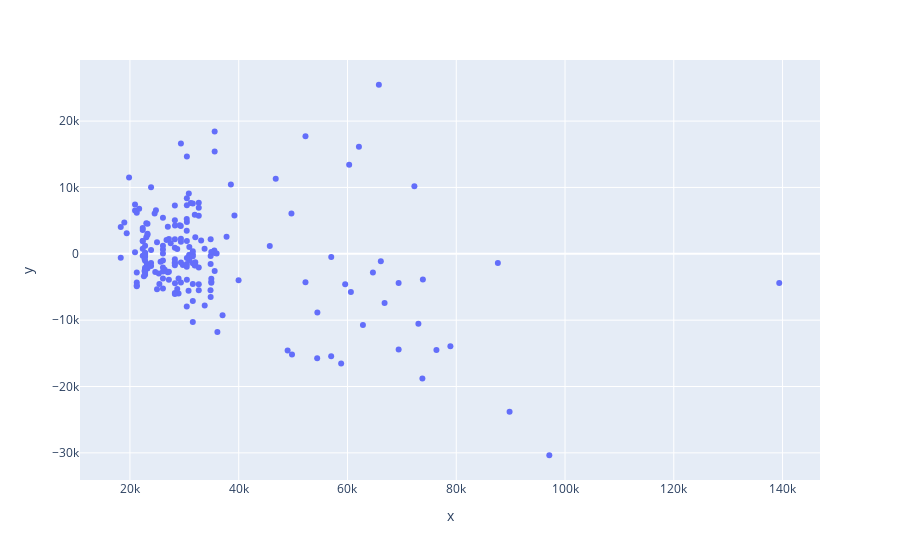

Notebook code for this chart:
### Code cell
plx.scatter(x = predictions, y = y_test - predictions)

### Figure 1 — Plotly figure (JSON) as saved in the notebook; plotly's stock layout.template omitted (floating-point values rounded to 4 significant figures; data arrays with more than 128 entries replaced by an {"elided": "..."} marker saying what was removed)
{"data": [{"hovertemplate": "x=%{x}<br>y=%{y}<extra></extra>", "legendgroup": "", "marker": {"color": "#636efa", "symbol": "circle"}, "mode": "markers", "name": "", "orientation": "v", "showlegend": false, "type": "scatter", "x": {"elided": "190 float values"}, "xaxis": "x", "y": {"elided": "190 float values"}, "yaxis": "y"}], "layout": {"legend": {"tracegroupgap": 0}, "margin": {"t": 60}, "xaxis": {"anchor": "y", "domain": [0, 1], "title": {"text": "x"}}, "yaxis": {"anchor": "x", "domain": [0, 1], "title": {"text": "y"}}}}
